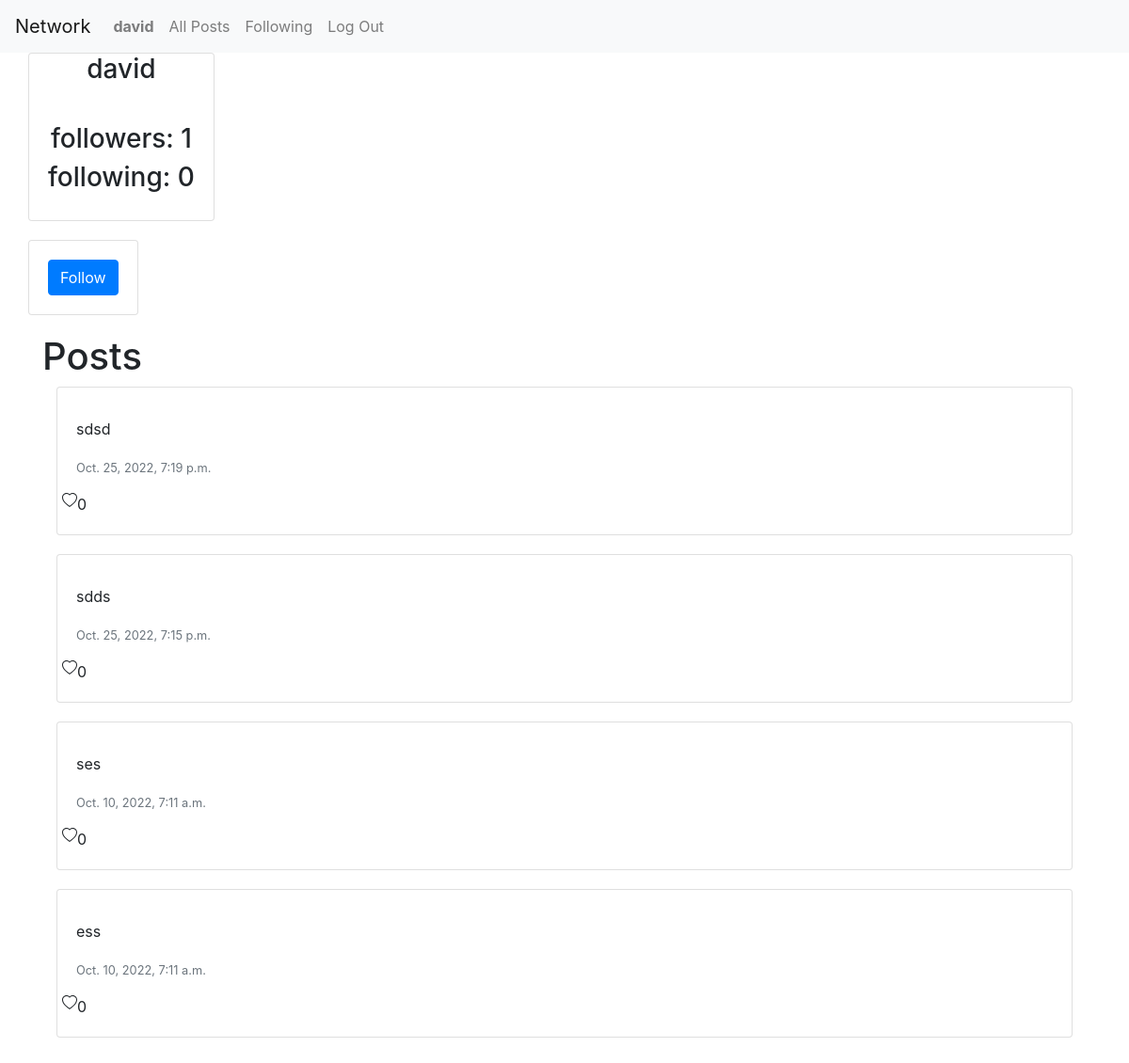
Before: /profile/1?page=2 with the older database file.
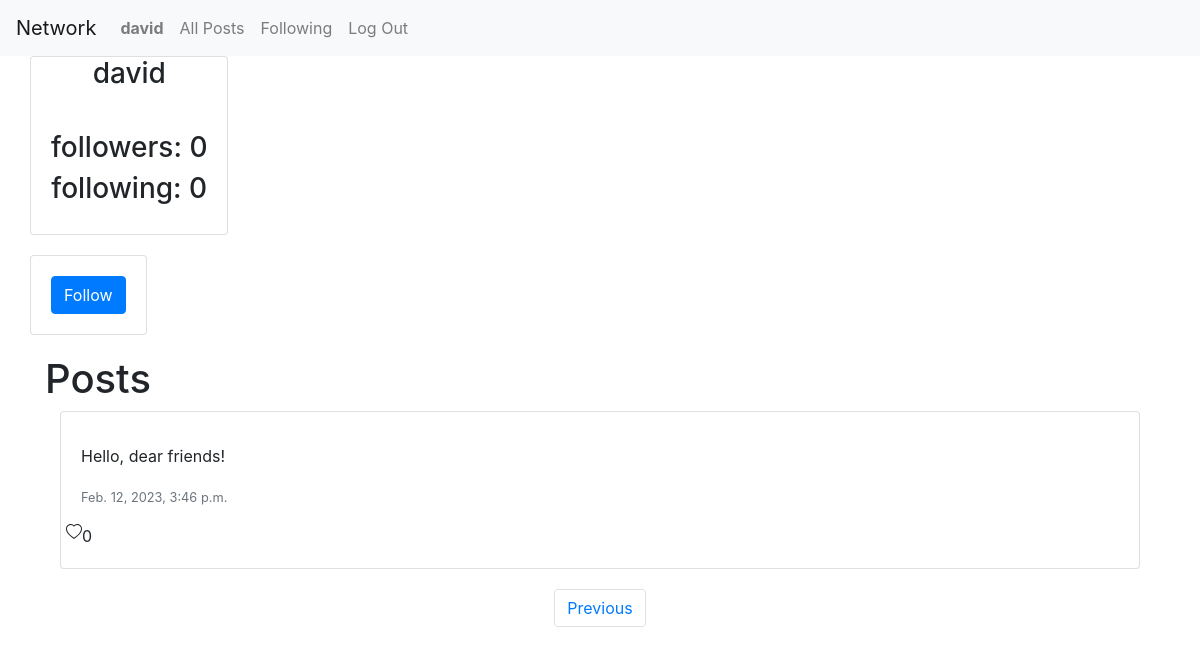
After: the same page with the newer database file.
### network/models.py (models this page shows, shortened)
class Post(models.Model):
    id = models.IntegerField(primary_key=True)
    user = models.ForeignKey(User, on_delete=models.CASCADE, related_name="posts")
    content = models.CharField(max_length=200)
    timestamp = models.DateTimeField(auto_now_add=True)
    likesNumber = models.IntegerField(default=0)

### network/views.py (the view)
# urls.py: path("profile/<int:id>", views.profile, name="profile"),
def profile(request, id):
    user = User.objects.get(id=id)
    if not Profile.objects.filter(user=user).exists():
        profile = Profile(user=user)
        profile.save()
    profile = Profile.objects.get(user = user)
    posts = Post.objects.all().filter(user=user).order_by("-timestamp")
    paginator = Paginator(posts, 10)
    followers = user.following.count()
    following = user.followers.count()
    page_number = request.GET.get('page')
    return render(request, "network/profile.html", {
        "user": user,
        "currentUser" : request.user,
        "posts": paginator.get_page(page_number),
        "followers": followers,
        "following": following,
        "profile": profile
    })

### network/templates/network/profile.html (shortened to what this page needs)
{% extends "network/layout.html" %}
{% load static %}
{% block body %}
<div class = "container">
    <div class = "row">
        <div col-sm-16 id = "name">
        <div class = "card">
            <div class = "card-title">
                <h3>
                    {{user.username}}
                </h3>
            </div>
            <div class = "card-body">
                <h3>
                    followers: {{followers}}
                </h3>
                <h3>
                    following: {{following}}
                </h3>
            </div>
        </div>
    </div>
</div>
{% if user.is_authenticated and currentUser != user %}
    {% if currentUser in profile.followers.all %}
    <form action="{% url 'unfollow' user.id %}" method="POST">
        {% csrf_token %}
        <div class = "row">
            <div class = "col-sm-16">
                <div class = "card">
                    <div class = "card-body">
                        <button type = "submit" id = "unfollow" class = "btn btn-primary">Unfollow</button>
                    </div>
                </div>
            </div>
        </div>
    </form>
    {% else %}
    <form action="{% url 'follow' user.id %}" method="POST">
        <div class = "row">
            <div class = "col-sm-16">
                <div class = "card">
                    <div class = "card-body">
                        <button type = "submit" id = "follow" class = "btn btn-primary">Follow</button>
                    </div>
                </div>
            </div>
        </div>
    </form>
    {% endif %}
{% endif %}
<h1>Posts</h1>
{% for post in posts %}
    <div class="container">
        <div class="row">
            <div class="col-md-12">
                <div class="card">
                    <div class="card-body">
                        <p class="card-text">{{ post.content }}</p>
                        <p class="card-text"><small class="text-muted">{{ post.timestamp }}</small></p>
                        <div class = "row">
                            {{ post.likesNumber }}
                         </div>
                    </div>
                </div>
            </div>
        </div>
    </div>
{% endfor %}
<nav class="d-flex aria-label=">
    <ul class="list-inline mx-auto justify-content-center">
        {% if posts.has_previous %}
        <li class="page-item">
            <a class="page-link" id = "link" href="?page={{ posts.previous_page_number }}">Previous</a>
        </li>
        {% endif %}
    </ul>
</nav>
{% endblock %}

Changed rows visible on the page:
no longer on this page (row edited): Post: content "sdsd", timestamp "Oct. 25, 2022, 7:19 p.m.", likesNumber "0"
no longer on this page (row edited): Post: content "sdds", timestamp "Oct. 25, 2022, 7:15 p.m.", likesNumber "0"
no longer on this page (row edited): Post: content "ses", timestamp "Oct. 10, 2022, 7:11 a.m.", likesNumber "0"
changed Post: content "ess" → "Hello, dear friends!"; timestamp "Oct. 10, 2022, 7:11 a.m." → "Feb. 12, 2023, 3:46 p.m."
Other visible differences:
{{ followers }}: "1" → "0"
text now shown: "Previous"
